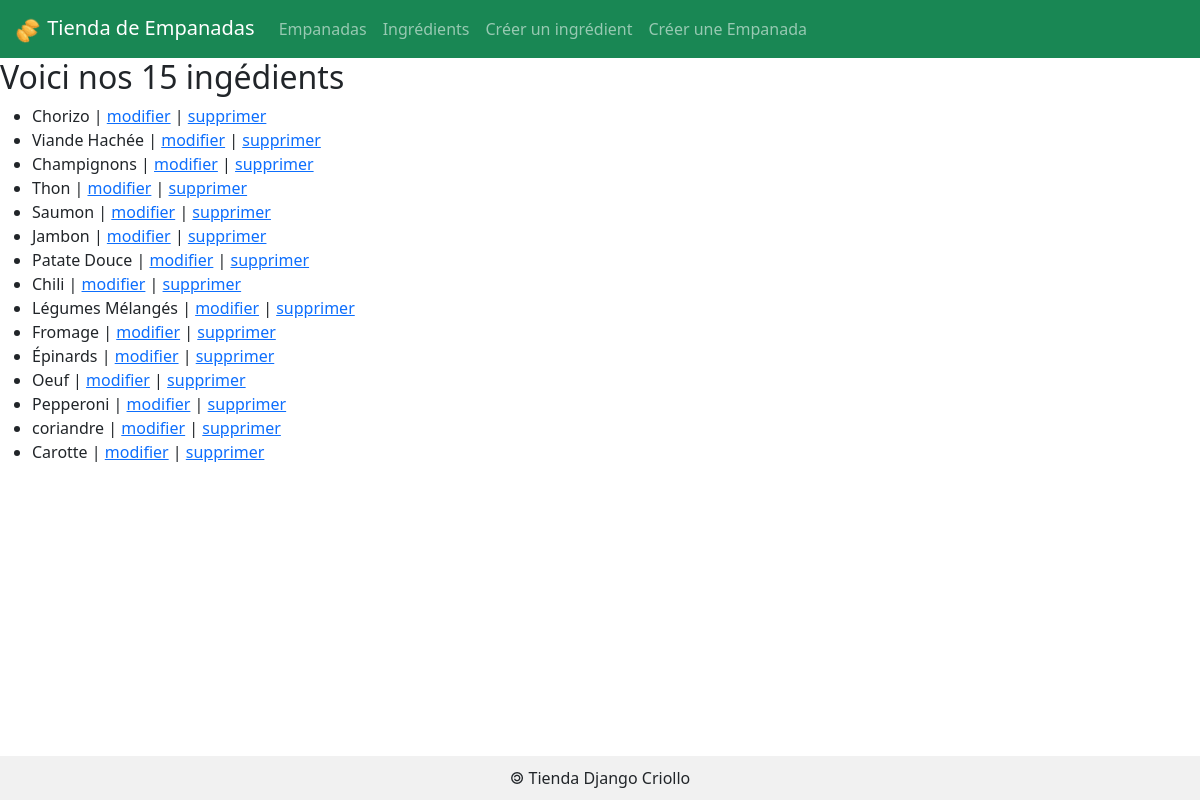
The page /ingredients/ on the database its author committed.
### empanadas/models.py (models this page shows)
class Ingredient(models.Model) :
    idIngredient = models.AutoField( primary_key = True )
    nomIngredient = models.CharField( max_length = 50 )
    def __str__(self) :
        return self.nomIngredient

### empanadas/views.py (the view)
# urls.py: path('ingredients/', 				views.ingredients, name='liste_ingredients'),
def ingredients(request):
    lesIngredients = Ingredient.objects.all()
    return render(request, 'empanadas/ingredients.html',{'ingredients' : lesIngredients} )

### empanadas/templates/empanadas/ingredients.html (shortened to what this page needs)
{% extends 'empanadas/base.html' %}
{% block main %}
<h2>Voici nos {{ingredients|length}} ingédients</h2>
<ul>
        {% for ing in ingredients %}
        <li>{{ing}}
		| <a href="{% url 'afficherFormIngredient' ing.idIngredient %}">modifier</a>
                | <a href="{% url 'supprimerIngredient' ing.idIngredient %}">supprimer</a>
	</li>
        {% endfor %}
</ul>
{% endblock %}

### empanadas/static/empanadas/css/styles.css (style rules this page uses)
html, body { height: 100%; margin: 0; display: flex; flex-direction: column; }

### rows shown on the page
Ingredient: nomIngredient "Chorizo"
Ingredient: nomIngredient "Viande Hachée"
Ingredient: nomIngredient "Champignons"
Ingredient: nomIngredient "Thon"
Ingredient: nomIngredient "Saumon"
Ingredient: nomIngredient "Jambon"
Ingredient: nomIngredient "Patate Douce"
Ingredient: nomIngredient "Chili"
Ingredient: nomIngredient "Légumes Mélangés"
Ingredient: nomIngredient "Fromage"
Ingredient: nomIngredient "Épinards"
Ingredient: nomIngredient "Oeuf"
Ingredient: nomIngredient "Pepperoni"
Ingredient: nomIngredient "coriandre"
Ingredient: nomIngredient "Carotte"

### other values the page prints
{{ ingredients|length }} "15"
